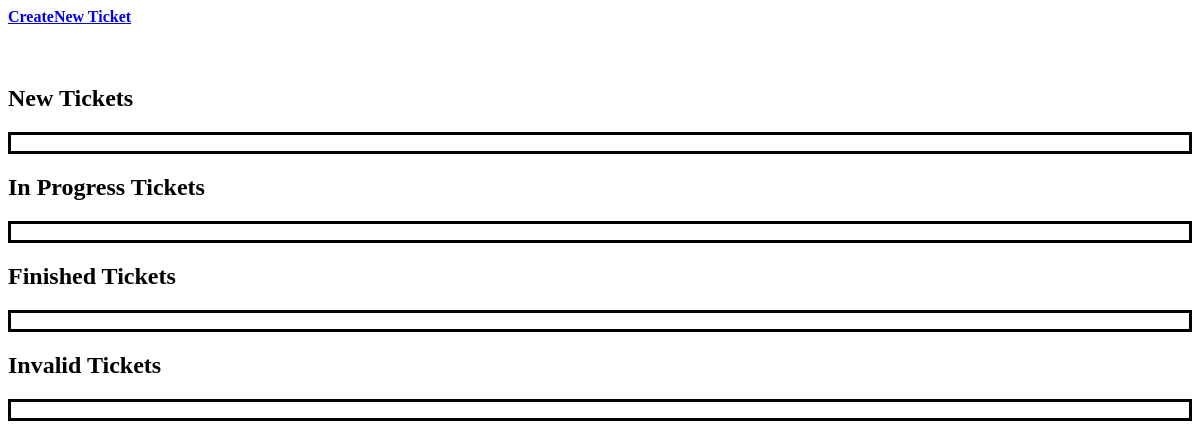
Before: / (signed in) with the older database file.
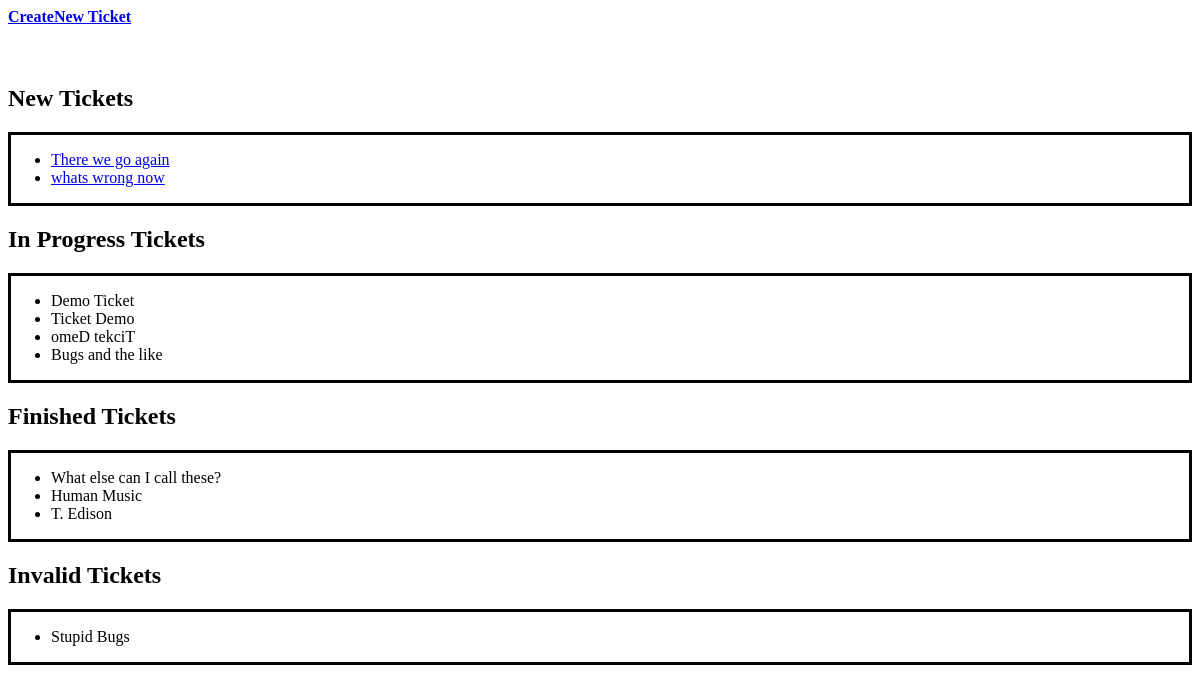
After: the same page with the newer database file.
### bugapp/models.py (models this page shows, shortened)
class Ticket(models.Model):
    STATUSES = (
        ('N', 'New'),
        ('IP', 'In Progress'),
        ('D', 'Done'),
        ('IN', 'Invalid')
    )
    title = models.CharField(max_length=120)
    time_stamp = models.DateTimeField(default=timezone.now)
    description = models.TextField()
    author = models.ForeignKey(CustomUser, on_delete=models.CASCADE, related_name='user_author') # Fix this maybe
    status = models.CharField(max_length=20, null=True, choices=STATUSES, default='N')
    assigned = models.ForeignKey(CustomUser, null=True, on_delete=models.SET_NULL, blank=True, related_name='user_assigned', default=None)
    finishing = models.ForeignKey(CustomUser, null=True, on_delete=models.SET_NULL, blank=True, related_name='user_finished', default=None)

### bugapp/views.py (the view)
# urls.py: path('', views.index, name='home'),
@login_required
def index(request):
    new_tickets = Ticket.objects.filter(status="N")
    progress_tickets = Ticket.objects.filter(status="IP")
    finished_tickets = Ticket.objects.filter(status='D')
    invalid_tickets = Ticket.objects.filter(status="IN")
    return render(request, 'index.html', {'new_tickets': new_tickets, 'progress_tickets': progress_tickets, 'finished_tickets': finished_tickets, 'invalid_tickets': invalid_tickets})

### templates/index.html (shortened to what this page needs)
<h4><a href='newticket/'>CreateNew Ticket</h4></a>
<h2>New Tickets</h2>
<div style="border:solid black">
    <ul>
{% for ticket in new_tickets %}
   <li><a href='/ticketdetail/{{ticket.id}}'>{{ticket.title}}</li></a>
{% endfor %}
</ul>
</div>
<h2>In Progress Tickets</h2>
<div style="border:solid black">
    <ul>
{% for ticket in progress_tickets %}
   <li>{{ticket.title}}</li>
{% endfor %}
</ul>
</div>
<h2>Finished Tickets</h2>
<div style="border:solid black">
    <ul>
{% for ticket in finished_tickets %}
   <li>{{ticket.title}}</li>
{% endfor %}
</ul>
</div>
<h2>Invalid Tickets</h2>
<div style="border:solid black">
    <ul>
{% for ticket in invalid_tickets %}
   <li>{{ticket.title}}</li>
{% endfor %}
</ul>
</div>

Changed rows visible on the page:
added Ticket: title "There we go again", shown under "New Tickets"
added Ticket: title "whats wrong now", shown under "New Tickets"
added Ticket: title "Demo Ticket", shown under "In Progress Tickets"
added Ticket: title "Ticket Demo", shown under "In Progress Tickets"
added Ticket: title "omeD tekciT", shown under "In Progress Tickets"
added Ticket: title "Bugs and the like", shown under "In Progress Tickets"
added Ticket: title "What else can I call these?", shown under "Finished Tickets"
added Ticket: title "Human Music", shown under "Finished Tickets"
added Ticket: title "T. Edison", shown under "Finished Tickets"
added Ticket: title "Stupid Bugs", shown under "Invalid Tickets"
